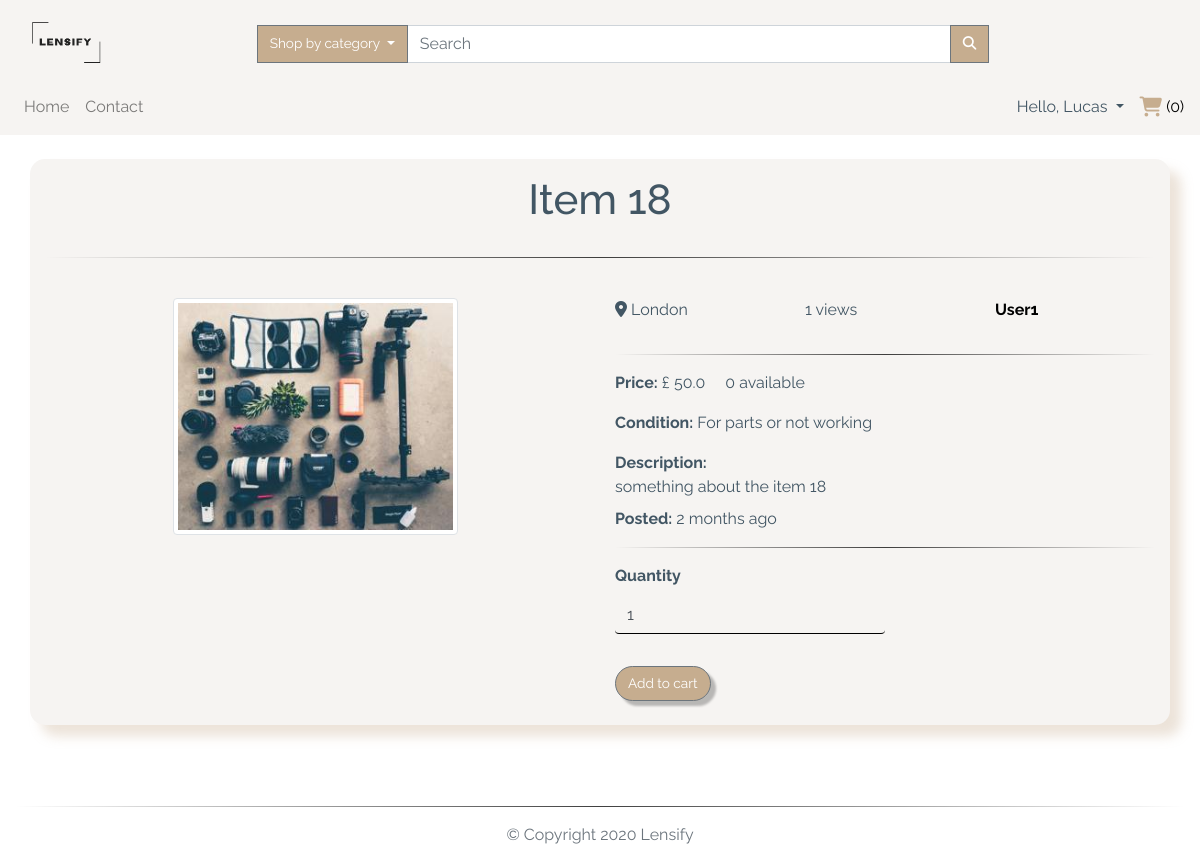
Page /item/18 (signed in) on the earlier database version.
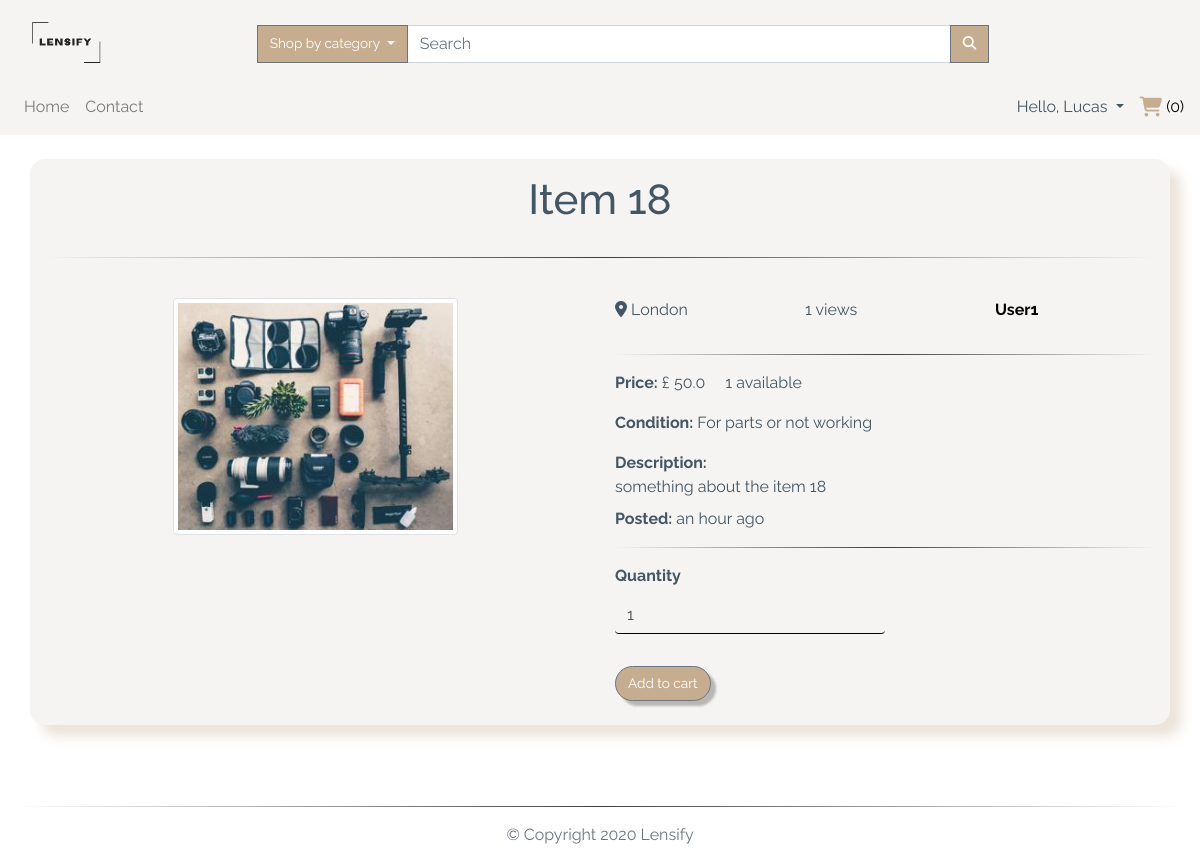
Same page on the later database version.
### app/models.py (models this page shows, shortened)
class TimestampMixin(object):
    created_at = db.Column(db.DateTime, nullable=False,
                           default=datetime.utcnow)
    updated_at = db.Column(db.DateTime, onupdate=datetime.utcnow)

class ItemForSale(db.Model, TimestampMixin):
    __tablename__ = "for_sale"
    id = db.Column(db.Integer, primary_key=True)
    title = db.Column(db.String(100), nullable=False)
    description = db.Column(db.Text, nullable=False)
    quantity = db.Column(db.Integer, nullable=False, default=1)
    condition = db.Column(db.String(50), nullable=False)
    item_city = db.Column(db.String(50), nullable=False)
    price = db.Column(db.Float, nullable=False)
    item_views = db.Column(db.Integer, default=0)
    image_file = db.Column(Json(128), nullable=False,
                           default=['item.jpg'])
    sold = db.Column(db.Boolean, default=False)
    seller_id = db.Column(db.Integer, db.ForeignKey("users.id"))
    category_id = db.Column(db.Integer, db.ForeignKey("categories.id"))
    item_in_order = db.relationship(
        "OrderItem", backref="item", lazy="dynamic"
    )

### app/routes.py (the view, shortened to what this page needs)
@app.route("/item/<item_id>", methods=["GET", "POST"])
@ login_required
def item(item_id):
    form = AddToCartForm()
    item = ItemForSale.query.filter_by(id=item_id).first_or_404()
    item.item_views += 1
    db.session.commit()
    if item in current_user.items_for_sale:
        if request.args.get('delete'):
            db.session.delete(item)
            db.session.commit()
            flash("You have deleted a listing!", "success")
            return redirect(url_for("index"))
    return render_template("item_details.html", title="Item Details", item=item, form=form)

### app/forms.py
class AddToCartForm(FlaskForm):
    quantity = h5fields.IntegerField(
        "Quantity", default=1, widget=h5widgets.NumberInput(min=1, max=100, step=1),
        validators=[DataRequired(message="Please only insert numerical values")])
    submit = SubmitField('Add to cart')

### app/models.py (called while the page is built)
@login_manager.user_loader
def load_user(user_id):
    return User.query.get(int(user_id))

    def process_result_value(self, value, dialect):
        return json.loads(value)

### app/routes.py (called while the page is built)
@app.before_request
def before_request():
    if current_user.is_authenticated:
        current_user.updated_at = datetime.utcnow()
        db.session.commit()

@app.context_processor
def inject_categories():
    categories = Category.query.join(
        ItemForSale, (Category.id == ItemForSale.category_id)).filter(ItemForSale.sold == False).all()
    return dict(categories=categories)

### app/templates/item_details.html (shortened to what this page needs)
{% extends "layout.html" %}
{% import "bootstrap/wtf.html" as wtf %}
{% block app_content %}
<div class="container custom-bg my-4">
  <div class="row justify-content-center">
    <h1 class="col-12 text-center my-3">
      {{ item.title.capitalize() }}
    </h1>
  </div>
  <hr>
  <div class="row justify-content-center">
    <div class="col-12 col-sm-6 my-4" aria-labelledby="item-picture">
      <div class="row justify-content-center">
        <img class="img-fluid w-50 thumb img-thumbnail" id="largeImage"
          src="{{url_for('static', filename='img/items/' + item.image_file[0])}}" alt="{{item.title}}">
      </div>
    </div>
    <div class="col-12 col-sm-6 my-4">
      <div class="row text-break">
        <p class="text-capitalize col-md-4">
          <i class="fas fa-map-marker-alt"></i> {{item.item_city }}
        </p>
        <p class="col-md-4">
          {{item.item_views}} views
        </p>
        <p class="col-md-4">
          <a href="{{url_for('user', username=item.seller.username)}}" class="text-capitalize" alt="{{item.title}}">
            <strong>{{ item.seller.username }} </strong>
          </a>
        </p>
      </div>
      <hr>
      <div class="row text-break">
        <div class="col-12">
          <p>
            <strong>Price:</strong> £ {{ item.price }} <span class="ml-3">{{item.quantity}} available</span>
          </p>
          <p>
            <strong>Condition:</strong> {{ item.condition }}
          </p>
          <p class="my-2">
            <strong>Description:</strong><span class="d-block">{{ item.description }}</span>
          </p>
          <p class="my-2">
            <strong>Posted:</strong> {{ moment(item.created_at).fromNow() }}
          </p>
          <hr>
          {% if item in current_user.items_for_sale %}
          <div class="mt-4 d-flex justify-content-between">
            <button class="confirm-delete btn btn-danger" data-toggle="modal" data-target="#confirmDeleteModal"
              id="deleteButton{{item.id}}">
              <span class="fa fa-remove"></span>
            </button>
            <div class="modal fade" id="confirmDeleteModal" tabindex="-1" role="dialog"
              aria-labelledby="confirmDeleteModalLabel" aria-hidden="true">
              <div class="modal-dialog modal-dialog-centered" role="document">
                <div class="modal-content">
                  <div class="modal-header">
                    <h5 class="modal-title" id="confirmDeleteModalLabel">DELETE</h5>
                    <button type="button" class="close" data-dismiss="modal" aria-label="Close">
                      <span aria-hidden="true">&times;</span>
                    </button>
                  </div>
                  <div class="modal-body">
                    Do you want to delete this listing?
                  </div>
                  <div class="modal-footer">
                    <button type="button" class="btn btn-danger" data-dismiss="modal">NO</button>
                    <a href="{{url_for('item', delete='True', item_id=item.id)}}"><button type="button"
                        class="btn btn-primary">YES</button></a>
                  </div>
                </div>
              </div>
            </div>
          </div>
          {% else %}
          <form action="{{url_for('item', item_id=item.id)}}" method='POST' class="form">
            {{wtf.form_field(form.quantity, class="form-control w-50")}}
            {{wtf.form_field(form.submit, class="mt-3 btn btn-secondary")}}
          </form>
          {% endif %}
        </div>
      </div>
    </div>
  </div>
</div>
{% endblock app_content %}

Differences in the rows shown:
changed ItemForSale "Item 18": quantity "0" → "1"; created_at "2 months ago" → "an hour ago"
